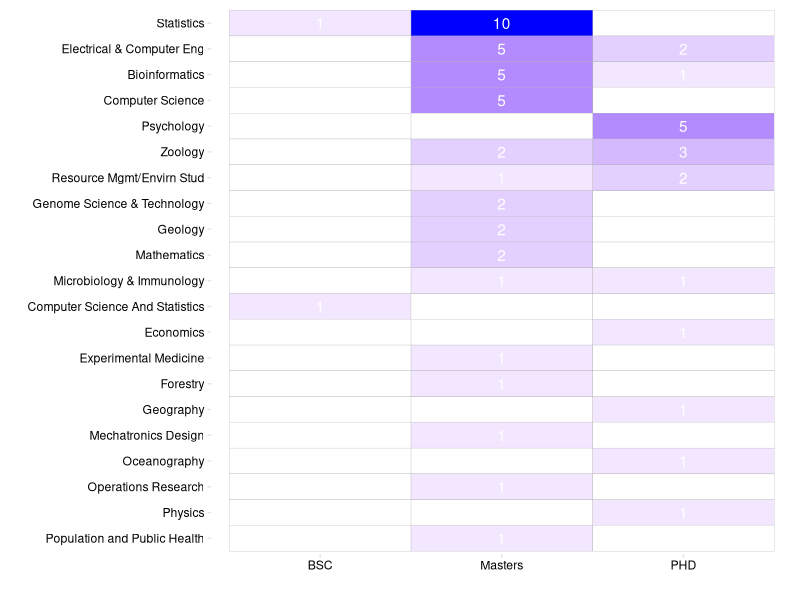
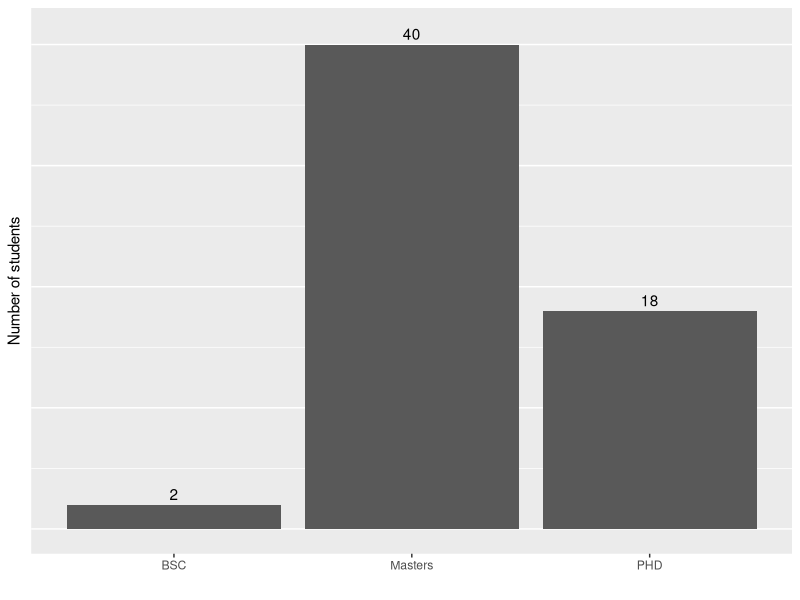
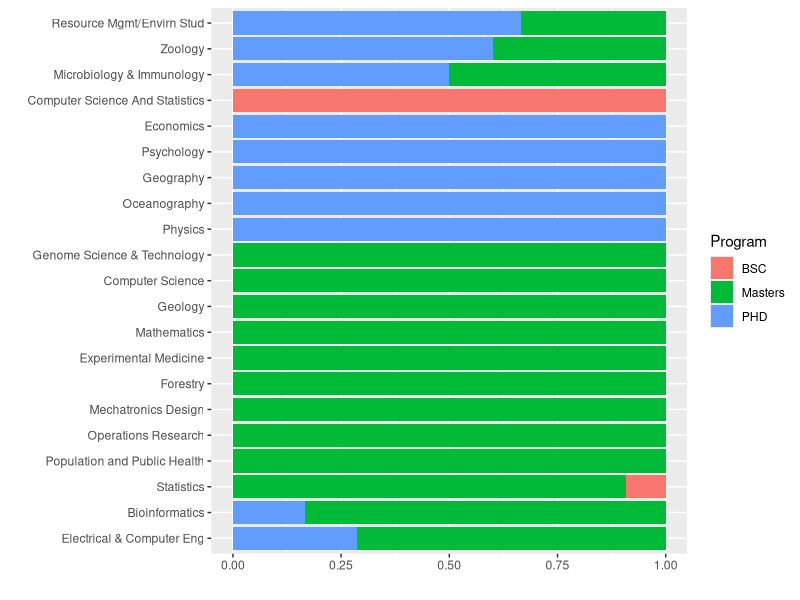

Generate these figures, in order, with R: (Note: this script raises an error after producing the figures.)
## ---- chunk 1
knitr::opts_chunk$set(fig.align='center')
## ---- chunk 2
library(tidyr)
library(ggplot2)
library(grid)
library(plyr)

# setwd('_drafts/2015-09-25-stat545-enrollment/')
data <- read.delim('data/2015_STAT545_enrollment.csv', sep=",")
## ---- chunk 3
databysubject <- gather(data, Program, Count, -Subject)
ggplot(subset(databysubject, subset = (databysubject$Program != "Total")),
       aes(y=Subject, x=Program, fill=Count, label=Count)) +
  geom_tile(color="grey70") +
  geom_text(color="white") +
  xlab("") +
  ylab("") +
  scale_fill_gradient(low="white", high="blue") +
  #scale_y_discrete(limits = rev(levels(data$Subject))) +
  scale_y_discrete(limits = rev(as.character(data$Subject))) +
  guides(fill=FALSE) +
  theme(panel.background = element_blank(),
        panel.border = element_blank(),
        panel.grid.major = element_blank(),
        axis.ticks.margin = unit(c(0.1,-1), 'lines'),
        axis.ticks = element_line(colour="grey90"),
        axis.text = element_text(colour="black")
        )
## ---- chunk 4
databyprogram <- data.frame(Count=colSums(data[,c("BSC", "Masters", "PHD")]))
ggplot(databyprogram,
       aes(x=rownames(databyprogram), y=Count, label=Count)) +
  geom_bar(stat="identity") +
  geom_text(vjust=-0.4) +
  ylim(0, 41) +
  xlab("") +
  ylab("Number of students") +
  theme(panel.grid.major.x = element_blank(),
        axis.text.y = element_blank(),
        axis.ticks.y = element_blank()
        )
## ---- chunk 5
dnormS <- with(data, 
              cbind(Subject, 
                    data[,c("BSC", "Masters", "PHD")] / Total))
ord <- hclust(dist(data.frame(dnormS[,c("BSC", "Masters", "PHD")]), 
                   method="euclidean"),
              method="ward.D")$order

datanorm <- gather(dnormS, Program, Count, -Subject)

ggplot(datanorm, aes(x=Subject, y=Count, fill=Program)) +
  geom_bar(stat="identity") + 
  scale_x_discrete(limits = as.character(data$Subject)[ord]) +
  xlab("") +
  ylab("") +
  coord_flip() #+ theme(legend.position="top")
## ---- chunk 6
datanormP <- t(data[,c("BSC", "Masters", "PHD")])
datanormP <- datanormP / rowSums(datanormP)

colnames(datanormP) <- data$Subject
datanormP <- data.frame(Program=rownames(datanormP), datanormP)
datanormP <- datanormP[, order(names(datanormP), decreasing=TRUE)]

datanormP <- gather(datanormP, Program)
colnames(datanormP) <- c("Program", "Subject", "Value")

ggplot(datanormP, aes(x=Program, y=Value, fill=Subject)) +
  geom_bar(stat="identity", color="black") + 
  xlab("") +
  ylab("Subject proportion") + 
  scale_fill_discrete(guide = guide_legend(reverse=TRUE)) +
  theme(axis.text.y = element_blank())
## ---- chunk 7
pastdata <- read.delim('data/STAT545-registered-students-all-time-anonymized.csv', 
                       sep=',', na.strings="")

pastdata$Program <- factor(pastdata$Program, exclude=NULL)
pastdata$year <- as.factor(pastdata$year)
## ---- chunk 8
ggplot(pastdata, aes(x=year, color=Gender)) + 
  geom_bar() + 
  xlab("") + 
  ylab("Number of enrolled students") +
  scale_color_discrete(guide = guide_legend(reverse=TRUE)) +
  theme(panel.grid.major.x = element_blank())
## ---- chunk 9
ggplot(pastdata, aes(x=Program, fill=Gender)) +
  geom_bar(subset=.(Gender=="Female")) +
  geom_bar(subset=.(Gender=="Male"), aes(y = ..count.. * (-1))) +
  scale_x_discrete(limits = rev(names(sort(table(pastdata$Program)))) ) + 
  scale_y_continuous(breaks=seq(-60,40,10), labels=abs(seq(-60,40,10))) +
  xlab("") +
  ylab("Enrollment by gender") +
  coord_flip() +
  theme(
    axis.text.y = element_text(colour="black")
  )
